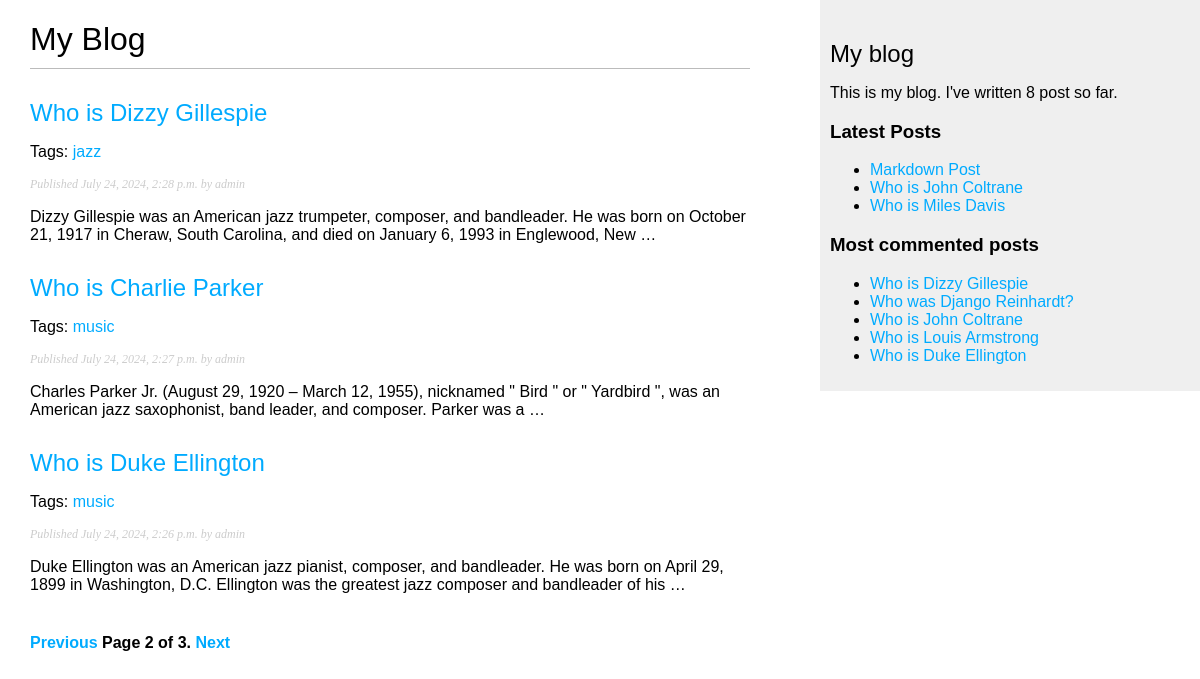
Screenshot of /blog/?page=2 with the database file from the repository.
### blog/models.py (models this page shows, shortened)
class Post(models.Model):
    class Status(models.TextChoices):
        DRAFT = 'DF', 'Draft'
        PUBLISHED = 'PB', 'Published'
    title = models.CharField(max_length=250)
    slug = models.SlugField(max_length=250, unique_for_date='publish')
    author = models.ForeignKey(User, on_delete=models.CASCADE, related_name='blog_posts')
    body = models.TextField()
    publish = models.DateTimeField(default=timezone.now)
    created = models.DateTimeField(auto_now_add=True)
    update = models.DateTimeField(auto_now=True)
    status = models.CharField(max_length=2, choices=Status.choices,
                              default=Status.DRAFT)
    tags = TaggableManager()
    objects = models.Manager()
    published = PublishedManager()
    class Meta:
        ordering = ['-publish']
        indexes = [
            models.Index(fields=['-publish']),
        ]
    def get_absolute_url(self):
        return reverse('blog:post_detail', args=[self.publish.year,
                                                 self.publish.month,
                                                 self.publish.day,
                                                 self.slug])

### blog/views.py (the view)
# urls.py: path('', views.post_list, name = 'post_list'),
def post_list(request, tag_slug=None):
    post_list = Post.published.all()
    tag = None
    if tag_slug:
        tag = get_object_or_404(Tag, slug=tag_slug)
        post_list = post_list.filter(tags__in = [tag])
    paginator = Paginator(post_list, 3)
    page_number = request.GET.get('page', 1)
    try:
        posts = paginator.page(page_number)
    except PageNotAnInteger:
        posts = paginator.page(1)
    except EmptyPage:
        posts = paginator.page(paginator.num_pages)
    return render(request, 'blog/post/list.html',{'posts': posts, 'tag': tag})

### blog/models.py (called while the page is built)
    def get_queryset(self):
        return super().get_queryset().filter(status=Post.Status.PUBLISHED)

### blog/templatetags/blog_tags.py (called while the page is built)
@register.simple_tag
def total_posts():
    return Post.published.count()

@register.inclusion_tag('blog/post/latest_posts.html')
def show_latest_posts(count=5):
    latest_posts = Post.published.order_by('-publish')[:count]
    return {'latest_posts': latest_posts}

@register.simple_tag
def get_most_commented_posts(count=5):
    return Post.published.annotate(
        total_comments=Count('comments')
    ).order_by('-total_comments')[:count]

@register.filter(name='markdown')
def markdown_format(text):
    return mark_safe(markdown.markdown(text))

### blog/templates/blog/post/list.html (shortened to what this page needs)
{% extends "blog/base.html" %}
{% load blog_tags %}
{% block content %}
  <h1>My Blog</h1>
  {% for post in posts %}
    <h2>
        <a href="{{ post.get_absolute_url }}">
            {{ post.title }}
        </a>
    </h2>
    <p class="tags">
        Tags:
        {% for tag in post.tags.all %}
            <a href="{% url 'blog:post_list_by_tag' tag.slug %}">{{ tag.name }}</a>
        {% endfor %}
    </p>
    <p class="date">
        Published {{ post.publish }} by {{ post.author }}
    </p>
    {{ post.body|markdown|truncatewords_html:30 }}
   {% endfor %}
   {% include "pagination.html" with page=posts %}
{% endblock %}

### blog/templates/blog/base.html (shortened to what this page needs)
{% load blog_tags %}
{% load static %}
<!DOCTYPE html>
<html lang="en">
<head>
    <link rel="stylesheet" href="{% static 'css/blog.css' %}">
</head>
<body>
    <div id="content">
        {% block content %}
        {% endblock %}
    </div>
    <div id="sidebar">
        <h2>My blog</h2>
        <p>
            This is my blog.
            I've written {% total_posts %} post so far.
        </p>
        <h3>Latest Posts</h3>
        {% show_latest_posts 3%}
        <h3>Most commented posts</h3>
        {% get_most_commented_posts as most_commented_posts %}
        <ul>
            {% for post in most_commented_posts %}
                <li>
                    <a href="{{ post.get_absolute_url }}">{{ post.title }}</a>
                </li>
            {% endfor %}
        </ul>
    </div>
</body>
</html>

### blog/templates/blog/post/latest_posts.html
<ul>
    {% for post in latest_posts %}
        <li>
            <a href="{{ post.get_absolute_url }}">{{ post.title }}</a>
        </li>
    {% endfor %}
</ul>

### blog/static/css/blog.css (style rules this page uses)
body { margin:0; padding:0; font-family:helvetica, sans-serif; }
a { color:#00abff; text-decoration:none; }
h1 { font-weight:normal; border-bottom:1px solid #bbb; padding:0 0 10px 0; }
h2 { font-weight:normal; margin:30px 0 0; }
#content { float:left; width:60%; padding:0 0 0 30px; }
#sidebar { float:right; width:30%; padding:10px; background:#efefef; height:100%; }
p.date { color:#ccc; font-family: georgia, serif; font-size: 12px; font-style: italic; }

### rows the page displays
Post: title "Who is Dizzy Gillespie", publish "July 24, 2024, 2:28 p.m.", author "admin", body "Dizzy Gillespie was an American jazz trumpeter, composer, and bandleader. He was born on October 21, 1917 in Cheraw, South Carolina, and died on January 6, 1993 in Englewood, New …"
Tag: name "jazz"
Post: title "Who is Charlie Parker", publish "July 24, 2024, 2:27 p.m.", author "admin", body "Charles Parker Jr. (August 29, 1920 – March 12, 1955), nicknamed \" Bird \" or \" Yardbird \", was an American jazz saxophonist, band leader, and composer. Parker was a …"
Tag: name "music"
Post: title "Who is Duke Ellington", publish "July 24, 2024, 2:26 p.m.", author "admin", body "Duke Ellington was an American jazz pianist, composer, and bandleader. He was born on April 29, 1899 in Washington, D.C. Ellington was the greatest jazz composer and bandleader of his …"
Post: title "Markdown Post"
Post: title "Who is John Coltrane"
Post: title "Who is Miles Davis"
Post: title "Who was Django Reinhardt?"
Post: title "Who is Louis Armstrong"

### other values shown
{{ page.number }} "2"
{{ page.paginator.num_pages }} "3"
